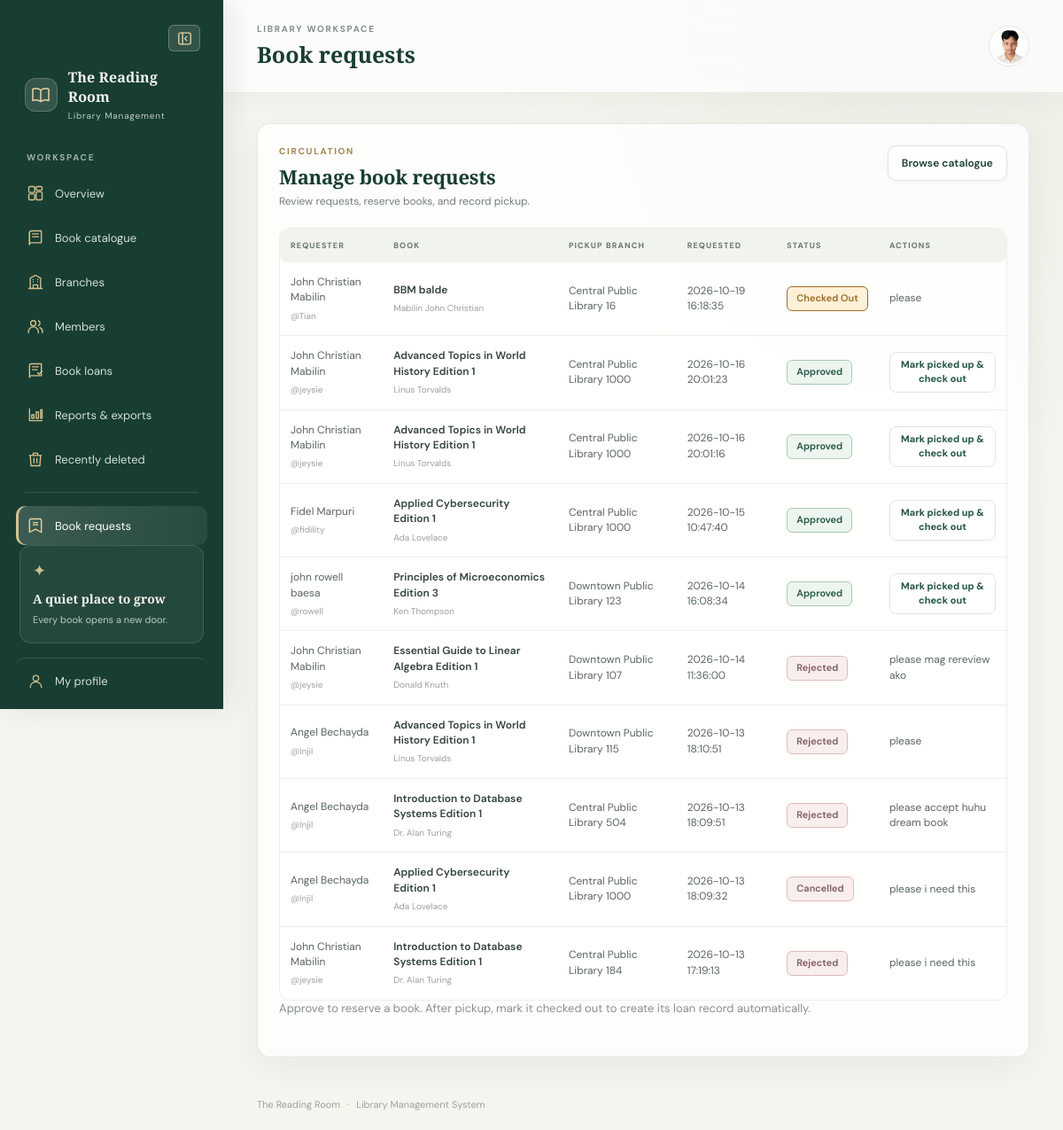
Page /requests/index.php (signed in) on the committed database.
### tables this page shows
CREATE TABLE IF NOT EXISTS `book_requests` (
  `request_id` int unsigned NOT NULL AUTO_INCREMENT,
  `user_id` int unsigned NOT NULL,
  `book_id` int NOT NULL,
  `pickup_branch_id` int NOT NULL,
  `request_note` varchar(500) NOT NULL DEFAULT '',
  `status` enum('Pending','Approved','Rejected','Cancelled','Checked Out') NOT NULL DEFAULT 'Pending',
  `request_date` datetime NOT NULL DEFAULT CURRENT_TIMESTAMP,
  `reviewed_by` int unsigned DEFAULT NULL,
  `reviewed_at` datetime DEFAULT NULL,
  PRIMARY KEY (`request_id`),
  KEY `idx_requests_user_status` (`user_id`,`status`),
  KEY `idx_requests_book_status` (`book_id`,`status`),
  KEY `fk_requests_branch` (`pickup_branch_id`),
  KEY `fk_requests_reviewer` (`reviewed_by`),
  CONSTRAINT `fk_requests_book` FOREIGN KEY (`book_id`) REFERENCES `books` (`book_id`) ON DELETE RESTRICT ON UPDATE CASCADE,
  CONSTRAINT `fk_requests_branch` FOREIGN KEY (`pickup_branch_id`) REFERENCES `branches` (`branch_id`) ON DELETE RESTRICT ON UPDATE CASCADE,
  CONSTRAINT `fk_requests_reviewer` FOREIGN KEY (`reviewed_by`) REFERENCES `users` (`user_id`) ON DELETE SET NULL ON UPDATE CASCADE,
  CONSTRAINT `fk_requests_user` FOREIGN KEY (`user_id`) REFERENCES `users` (`user_id`) ON DELETE CASCADE ON UPDATE CASCADE
);

CREATE TABLE IF NOT EXISTS `users` (
  `user_id` int unsigned NOT NULL AUTO_INCREMENT,
  `first_name` varchar(50) NOT NULL,
  `last_name` varchar(50) NOT NULL,
  `email` varchar(100) NOT NULL,
  `username` varchar(50) NOT NULL,
  `password` varchar(255) NOT NULL,
  `role` enum('Admin','User') NOT NULL DEFAULT 'User',
  `phone_number` varchar(25) DEFAULT NULL,
  `bio` varchar(500) DEFAULT NULL,
  `profile_picture` varchar(255) DEFAULT NULL,
  `profile_cover` varchar(255) DEFAULT NULL,
  PRIMARY KEY (`user_id`),
  UNIQUE KEY `email` (`email`),
  UNIQUE KEY `username` (`username`)
);

CREATE TABLE IF NOT EXISTS `books` (
  `book_id` int NOT NULL AUTO_INCREMENT,
  `isbn` varchar(20) NOT NULL,
  `title` varchar(200) NOT NULL,
  `author_name` varchar(100) NOT NULL,
  `genre` varchar(50) NOT NULL,
  `publisher` varchar(100) NOT NULL,
  `publication_year` int NOT NULL,
  `language_code` varchar(10) NOT NULL DEFAULT 'ENG',
  `page_count` int NOT NULL,
  `call_number` varchar(50) NOT NULL,
  `allocated_branch_id` int NOT NULL,
  `shelf_location` varchar(30) NOT NULL,
  `status` enum('Available','Checked Out','Reserved','Under Maintenance','Lost') NOT NULL,
  PRIMARY KEY (`book_id`),
  UNIQUE KEY `isbn` (`isbn`),
  KEY `fk_books_branch` (`allocated_branch_id`),
  CONSTRAINT `fk_books_branch` FOREIGN KEY (`allocated_branch_id`) REFERENCES `branches` (`branch_id`) ON DELETE RESTRICT ON UPDATE CASCADE
);

CREATE TABLE IF NOT EXISTS `branches` (
  `branch_id` int NOT NULL AUTO_INCREMENT,
  `branch_code` varchar(20) NOT NULL,
  `branch_name` varchar(100) NOT NULL,
  `street_address` varchar(150) NOT NULL,
  `city` varchar(80) NOT NULL,
  `state_province` varchar(80) NOT NULL,
  `postal_code` varchar(20) NOT NULL,
  `contact_phone` varchar(25) NOT NULL,
  `contact_email` varchar(100) NOT NULL,
  `opening_time` time NOT NULL,
  `closing_time` time NOT NULL,
  `capacity` int NOT NULL,
  `established_date` date NOT NULL,
  PRIMARY KEY (`branch_id`),
  UNIQUE KEY `branch_code` (`branch_code`)
);

### includes/auth.php (called while the page is built, shortened)
<?php
function e($value): string
{
    return htmlspecialchars((string) ($value ?? ''), ENT_QUOTES, 'UTF-8');
}

### requests/index.php (the view, shortened to what this page needs)
<?php
require __DIR__ . '/../includes/auth.php';
require __DIR__ . '/../database.php';
$isAdmin = (($_SESSION['role'] ?? '') === 'Admin');
$sql = 'SELECT r.request_id,r.status,r.request_note,r.request_date,r.reviewed_at,b.title,b.author_name,b.status AS book_status,br.branch_name,u.first_name,u.last_name,u.username
        FROM book_requests r
        JOIN books b ON b.book_id=r.book_id
        JOIN branches br ON br.branch_id=r.pickup_branch_id
        JOIN users u ON u.user_id=r.user_id' . ($isAdmin ? '' : ' WHERE r.user_id=?') . ' ORDER BY r.request_id DESC';
$stmt = mysqli_prepare($conn, $sql);
mysqli_stmt_execute($stmt);
$requests = mysqli_stmt_get_result($stmt);
require __DIR__ . '/../includes/header.php';
?>
<section class="panel">
  <div class="panel-heading"><div><div class="eyebrow">CIRCULATION</div><h2><?= $isAdmin ? 'Manage book requests' : 'Your book requests' ?></h2><p><?= $isAdmin ? 'Review requests, reserve books, and record pickup.' : 'Request available books and follow their progress.' ?></p></div><a class="button button-outline" href="../books/index.php">Browse catalogue</a></div>
  <div class="table-wrap"><table><thead><tr><?php if ($isAdmin): ?><th>REQUESTER</th><?php endif; ?><th>BOOK</th><th>PICKUP BRANCH</th><th>REQUESTED</th><th>STATUS</th><th><?= $isAdmin ? 'ACTIONS' : 'NOTE / ACTION' ?></th></tr></thead><tbody>
  <?php if (mysqli_num_rows($requests)): while ($request = mysqli_fetch_assoc($requests)): ?>
    <tr><?php if ($isAdmin): ?><td><?= e($request['first_name'] . ' ' . $request['last_name']) ?><small class="cell-sub">@<?= e($request['username']) ?></small></td><?php endif; ?>
      <td><strong><?= e($request['title']) ?></strong><small class="cell-sub"><?= e($request['author_name']) ?></small></td><td><?= e($request['branch_name']) ?></td><td><?= e($request['request_date']) ?></td>
      <td><span class="status status-<?= strtolower(str_replace(' ', '-', e($request['status']))) ?>"><?= e($request['status']) ?></span></td>
      <td><?php if ($isAdmin && $request['status'] === 'Pending'): ?><div class="actions">
          <form method="post" data-confirm-message="Approve this book request and reserve the title?" data-confirm-title="Approve request" data-confirm-action="Approve"><input type="hidden" name="csrf_token" value="<?= e($_SESSION['csrf_token']) ?>"><input type="hidden" name="action" value="approve"><input type="hidden" name="request_id" value="<?= (int) $request['request_id'] ?>"><button class="action-link" type="submit">Approve &amp; reserve</button></form>
          <form method="post" data-confirm-message="Decline this book request?" data-confirm-title="Decline request" data-confirm-action="Decline" data-confirm-danger="true"><input type="hidden" name="csrf_token" value="<?= e($_SESSION['csrf_token']) ?>"><input type="hidden" name="action" value="reject"><input type="hidden" name="request_id" value="<?= (int) $request['request_id'] ?>"><button class="action-link danger-link" type="submit">Decline</button></form>
        </div><?php elseif ($isAdmin && $request['status'] === 'Approved'): ?>
          <form method="post" data-confirm-message="This will create a 14-day loan and mark the book checked out. Continue only after pickup." data-confirm-title="Record book pickup" data-confirm-action="Check out book"><button class="action-link" type="submit">Mark picked up &amp; check out</button></form>
        <?php else: ?><?= e($request['request_note'] ?: ($request['status'] === 'Approved' ? 'Reserved for pickup.' : ($request['status'] === 'Checked Out' ? 'Loan created.' : ''))) ?>
        <?php endif; ?></td></tr>
  <?php endwhile; else: ?><tr><td colspan="<?= $isAdmin ? 6 : 5 ?>" class="empty-state">No book requests yet.</td></tr><?php endif; ?>
  </tbody></table></div>
  <?php if ($isAdmin): ?><p class="muted">Approve to reserve a book. After pickup, mark it checked out to create its loan record automatically.</p><?php endif; ?>
</section>
<?php mysqli_stmt_close($stmt); require __DIR__ . '/../includes/footer.php'; ?>

### assets/css/style.css (style rules this page uses)
:root { --forest: #183d32; --emerald: #245746; --ivory: #f7f3ea; --gold: #c5a15d; --sage: #dde7de; --ink: #28332e; --muted: #748078; --line: #e5e8e1; --glass: rgba(255, 255, 255, 0.78); --shadow: 0 18px 50px rgba(31, 57, 43, 0.08); }
* { box-sizing: border-box; }
body { margin: 0; background: #f5f5ef; color: var(--ink); font-family: "DM Sans", Arial, sans-serif; font-size: 14px; }
a { color: inherit; text-decoration: none; }
button, input, select { font: inherit; }
button, a, select { transition: all 0.18s ease; }
.nav-label, .eyebrow { font-size: 10px; letter-spacing: 1.7px; font-weight: 700; color: #829087; }
.stat-card, .panel { background: var(--glass); border: 1px solid rgba(255, 255, 255, 0.9); box-shadow: var(--shadow); backdrop-filter: blur(14px); border-radius: 15px; }
.panel { padding: 24px 24px 18px; margin-bottom: 22px; }
.panel-heading { display: flex; align-items: center; justify-content: space-between; gap: 20px; margin-bottom: 22px; }
.panel-heading h2 { font: 600 22px "Playfair Display", Georgia, serif; color: var(--forest); margin: 7px 0 5px; }
.panel-heading p { margin: 0; color: var(--muted); font-size: 12px; }
.button { border: 1px solid transparent; border-radius: 9px; padding: 11px 15px; display: inline-flex; align-items: center; justify-content: center; gap: 10px; cursor: pointer; font-weight: 600; font-size: 12px; white-space: nowrap; }
.button-outline { border-color: #dce3db; background: rgba(255, 255, 255, 0.7); color: var(--forest); }
.table-wrap { overflow-x: auto; width: 100%; }
table { width: 100%; border-collapse: collapse; white-space: nowrap; }
thead th { text-align: left; background: #f2f4ee; color: #829087; font-size: 9px; letter-spacing: 1.1px; font-weight: 700; padding: 13px 12px; }
thead th:first-child { border-radius: 8px 0 0 8px; }
thead th:last-child { border-radius: 0 8px 8px 0; }
tbody td { padding: 14px 12px; border-bottom: 1px solid #edf0e9; font-size: 12px; color: #59665d; }
tbody tr:last-child td { border-bottom: 0; }
tbody td strong { font-weight: 600; color: #33443a; }
.cell-sub { display: block; color: #9aa39b; font-size: 10px; margin-top: 5px; }
.status { display: inline-flex; align-items: center; padding: 5px 8px; border-radius: 100px; font-size: 10px; font-weight: 600; background: #edf0e8; color: #687469; }
.status-checked-out { background: #fff0d8; color: #9b6b20; }
.action-link { display: inline-flex; align-items: center; justify-content: center; min-height: 32px; border: 1px solid #dce3db; border-radius: 8px; background: rgba(255, 255, 255, 0.8); color: var(--emerald); font-size: 11px; font-weight: 700; cursor: pointer; padding: 6px 10px; text-decoration: none; }
.muted { font-size: 13px; color: #879188; margin: 0 0 28px; }
.status { display: inline-flex; align-items: center; justify-content: center; padding: 5px 10px; border-radius: 6px; border-width: 1px; border-style: solid; font-size: 11px; font-weight: 600; white-space: nowrap; }
.status-approved { color: #245746; background: #edf5ee; border: 1px solid #a9c9b0; }
.status-rejected, .status-cancelled { color: #805d5d; background: #f8eeee; border: 1px solid #dfbaba; }
body:not(.login-page) { background: radial-gradient(ellipse at 88% 0%, rgba(219, 229, 215, .38), transparent 34%), #f5f5ef; }
.panel { border-color: rgba(222, 228, 219, .8); box-shadow: 0 12px 34px rgba(31, 57, 43, .055); }
.panel-heading { align-items: flex-start; }
.panel-heading .eyebrow { color: #a1844d; }
.panel-heading h2 { letter-spacing: -.25px; }
.button { min-height: 40px; border-radius: 10px; letter-spacing: .05px; }
.button-outline { box-shadow: 0 2px 7px rgba(31,57,43,.035); }
.table-wrap { border: 1px solid #edf0e9; border-radius: 11px; background: rgba(255,255,255,.65); }
table { white-space: normal; }
thead th { background: #f1f4ee; color: #66776b; }
tbody tr { transition: background-color .14s ease; }
tbody td { line-height: 1.45; }
.action-link { min-height: 32px; padding: 6px 10px; border: 1px solid #dfe6dd; border-radius: 8px; background: rgba(255,255,255,.78); }

### rows in the picture
book_requests: user.last_name "John Christian Mabilin", user.username "Tian", book.title "BBM balde", book.author_name "Mabilin John Christian", pickup_branch.branch_name "Central Public Library 16", request_date "2026-10-19 16:18:35", status "Checked Out", request_note "please"
book_requests: user.last_name "John Christian Mabilin", user.username "jeysie", book.title "Advanced Topics in World History Edition 1", book.author_name "Linus Torvalds", pickup_branch.branch_name "Central Public Library 1000", request_date "2026-10-16 20:01:23", status "Approved"
book_requests: user.last_name "John Christian Mabilin", user.username "jeysie", book.title "Advanced Topics in World History Edition 1", book.author_name "Linus Torvalds", pickup_branch.branch_name "Central Public Library 1000", request_date "2026-10-16 20:01:16", status "Approved"
book_requests: user.last_name "Fidel Marpuri", user.username "fidility", book.title "Applied Cybersecurity Edition 1", book.author_name "Ada Lovelace", pickup_branch.branch_name "Central Public Library 1000", request_date "2026-10-15 10:47:40", status "Approved"
book_requests: user.last_name "john rowell baesa", user.username "rowell", book.title "Principles of Microeconomics Edition 3", book.author_name "Ken Thompson", pickup_branch.branch_name "Downtown Public Library 123", request_date "2026-10-14 16:08:34", status "Approved"
book_requests: user.last_name "John Christian Mabilin", user.username "jeysie", book.title "Essential Guide to Linear Algebra Edition 1", book.author_name "Donald Knuth", pickup_branch.branch_name "Downtown Public Library 107", request_date "2026-10-14 11:36:00", status "Rejected", request_note "please mag rereview ako"
book_requests: user.last_name "Angel Bechayda", user.username "Injil", book.title "Advanced Topics in World History Edition 1", book.author_name "Linus Torvalds", pickup_branch.branch_name "Downtown Public Library 115", request_date "2026-10-13 18:10:51", status "Rejected", request_note "please"
book_requests: user.last_name "Angel Bechayda", user.username "Injil", book.title "Introduction to Database Systems Edition 1", book.author_name "Dr. Alan Turing", pickup_branch.branch_name "Central Public Library 504", request_date "2026-10-13 18:09:51", status "Rejected", request_note "please accept huhu dream book"
book_requests: user.last_name "Angel Bechayda", user.username "Injil", book.title "Applied Cybersecurity Edition 1", book.author_name "Ada Lovelace", pickup_branch.branch_name "Central Public Library 1000", request_date "2026-10-13 18:09:32", status "Cancelled", request_note "please i need this"
book_requests: user.last_name "John Christian Mabilin", user.username "jeysie", book.title "Introduction to Database Systems Edition 1", book.author_name "Dr. Alan Turing", pickup_branch.branch_name "Central Public Library 184", request_date "2026-10-13 17:19:13", status "Rejected", request_note "please i need this"

### other values in the picture
$pageTitle "Book requests"
